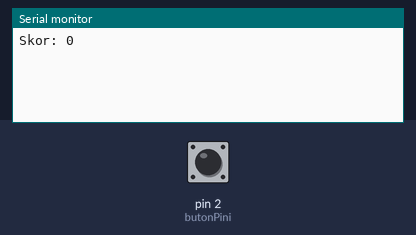
Recording of a sketch running on a simulated Arduino Uno, built with avr-gcc and run on an emulated ATmega328P. Shown: the last lines printed to the serial monitor. The test bench sets the inputs (shaded band); at power-on: pin 2 (butonPini) HIGH.

Above: at 1.2 s.
1.3 s: pin 2 (butonPini) pulled LOW for 0.15 s
At 2.4 s:
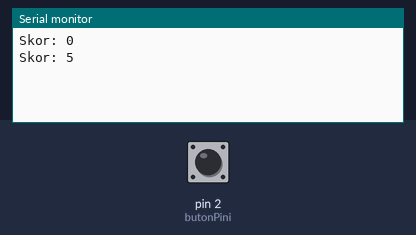
2.9 s: pin 2 (butonPini) pulled LOW for 1 s
At 4.9 s:
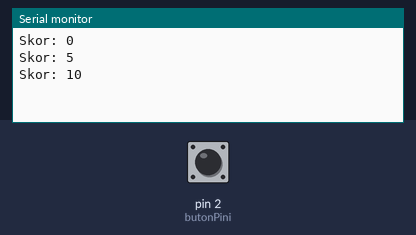
5.4 s: pin 2 (butonPini) pulled LOW for 0.15 s
At 6.7 s:
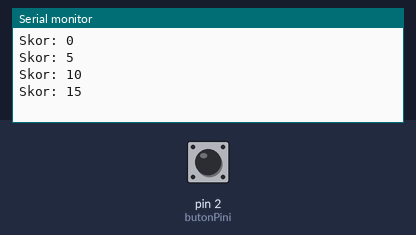
7.0 s: pin 2 (butonPini) pulsed LOW 5 times (0.12 s each, 0.3 s apart)
At 7.35 s:
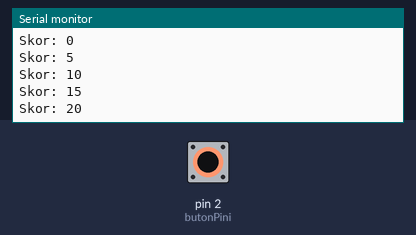
Timing chart, 0 to 10.0 s (numbered marks = the images above; inputs shaded):
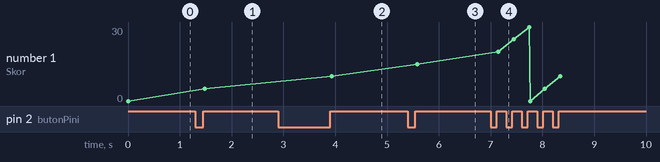

Measured:
- after the input at 1.3 s, the serial monitor: prints a new line after 0.18 s (image 1)
- after the input at 2.9 s, the serial monitor: prints a new line after 1.0 s (image 2)
- after the input at 5.4 s, the serial monitor: prints a new line after 0.18 s (image 3)
- after the input at 7.0 s, the serial monitor: prints a new line after 0.15 s (image 4)
- plotted number 1: 0 → 5 after the input at 1.3 s, 5 → 10 after the input at 2.9 s, 10 → 15 after the input at 5.4 s, 15 → 10 after the input at 7.0 s

The sketch:

p12_hedef_30.ino
```cpp
const byte butonPini = 2;
const int artis = 5;
const int hedef = 30;
const unsigned long beklemeMs = 30;
const unsigned long haberlesmeHizi = 9600;
int skor = 0;
int sonHam;
int kararli;
unsigned long degisimZamani = 0;

void setup() {
  pinMode(butonPini, INPUT);
  sonHam = digitalRead(butonPini);
  kararli = sonHam;
  Serial.begin(haberlesmeHizi);
  Serial.println("Skor: 0");
}

void loop() {
  int ham = digitalRead(butonPini);
  unsigned long simdi = millis();
  if (ham != sonHam) {
    degisimZamani = simdi;
    sonHam = ham;
  }
  if (simdi - degisimZamani >= beklemeMs && ham != kararli) {
    kararli = ham;
    if (kararli == HIGH) {
      skor += artis;
      Serial.print("Skor: ");
      Serial.println(skor);
      if (skor >= hedef) {
        Serial.println("HEDEF!");
        skor = 0;
        Serial.println("Skor: 0");
      }
    }
  }
}
```
